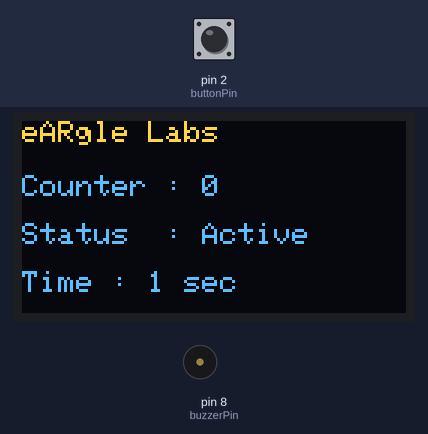
Recording of a sketch running on a simulated Arduino Uno, built with avr-gcc and run on an emulated ATmega328P. Shown: 128×64 one-colour display, buzzer (waves = sounding). The inputs (shaded band) are chosen by the test bench; at power-on: pin 2 (buttonPin) HIGH. The OLED is the two-colour kind (top 16 rows yellow).

Above: at 1.2 s.
1.3 s: pin 2 (buttonPin) pulled LOW for 0.15 s
At 2.7 s:
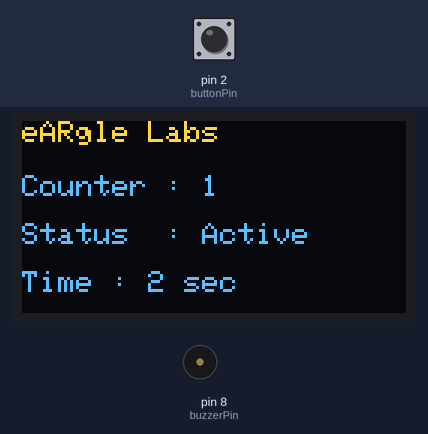
2.9 s: pin 2 (buttonPin) pulled LOW for 1 s
At 3.8 s:
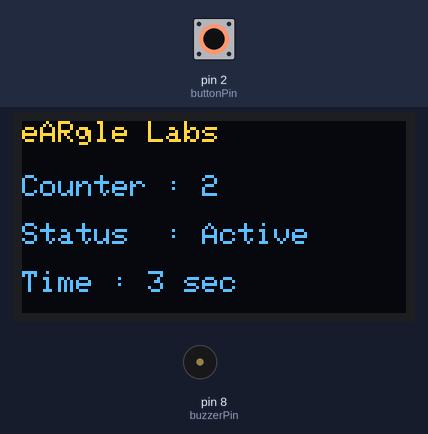
5.4 s: pin 2 (buttonPin) pulled LOW for 0.15 s
At 6.8 s:
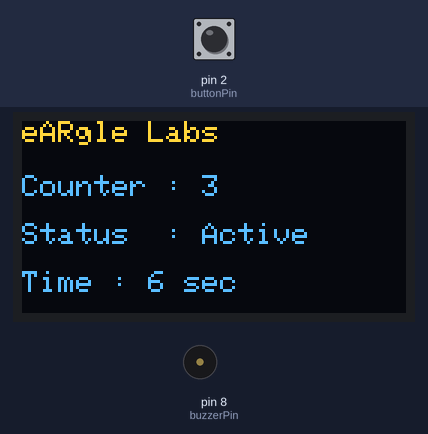
7.1 s: pin 2 (buttonPin) pulled LOW for 1 s
At 8.4 s:
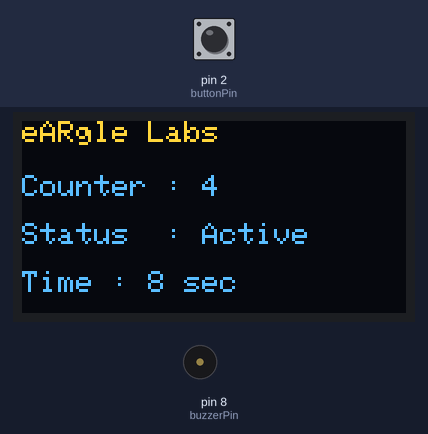
Timing chart, 0 to 10.1 s (numbered marks = the images above; inputs shaded):
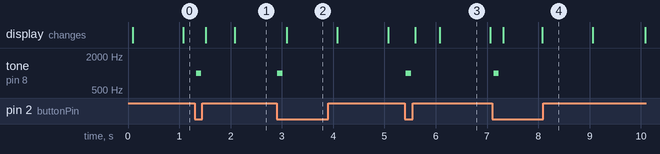

Measured:
- after the input at 1.3 s, tone on pin 8 (buzzerPin): silent → 1000 Hz at once, → silent 0.10 s later; the display: first changes after 0.21 s (image 1 shows a later state)
- after the input at 2.9 s, tone on pin 8 (buzzerPin): silent → 1000 Hz at once, → silent 0.10 s later
- after the input at 5.4 s, tone on pin 8 (buzzerPin): silent → 1000 Hz at once, → silent 0.10 s later
- after the input at 7.1 s, tone on pin 8 (buzzerPin): silent → 1000 Hz at once, → silent 0.10 s later
- what the display in image 3 shows lasts 1.0 s, from 6.1 s to 7.1 s

The sketch:

Password_Protected_OLED_System.ino
```cpp
#include <Wire.h>
#include <Adafruit_GFX.h>
#include <Adafruit_SSD1306.h>

#define SCREEN_WIDTH 128
#define SCREEN_HEIGHT 64

Adafruit_SSD1306 display(SCREEN_WIDTH, SCREEN_HEIGHT, &Wire, -1);

// Pins
const int buttonPin = 2;
const int buzzerPin = 8;

// Variables
int counter = 0;
bool lastButtonState = HIGH;
unsigned long startTime;

void setup() {

  pinMode(buttonPin, INPUT_PULLUP);
  pinMode(buzzerPin, OUTPUT);

  Serial.begin(9600);

  if (!display.begin(SSD1306_SWITCHCAPVCC, 0x3C)) {
    Serial.println("OLED Failed");
    while (true);
  }

  startTime = millis();

  display.clearDisplay();
  display.display();
}

void loop() {

  bool buttonState = digitalRead(buttonPin);

  // Button Press
  if (lastButtonState == HIGH && buttonState == LOW) {

    counter++;

    // Buzzer Feedback
    tone(buzzerPin, 1000);
    delay(100);
    noTone(buzzerPin);

    delay(50);
  }

  lastButtonState = buttonState;

  // Timer (Seconds)
  unsigned long seconds = (millis() - startTime) / 1000;

  // OLED Display
  display.clearDisplay();

  display.setTextSize(1);
  display.setTextColor(SSD1306_WHITE);

  display.setCursor(0,0);
  display.println("eARgle Labs");

  display.setCursor(0,18);
  display.print("Counter : ");
  display.println(counter);

  display.setCursor(0,34);
  display.print("Status  : ");

  if(counter < 10)
    display.println("Active");
  else
    display.println("Busy");

  display.setCursor(0,50);
  display.print("Time : ");
  display.print(seconds);
  display.println(" sec");

  display.display();
}
```
